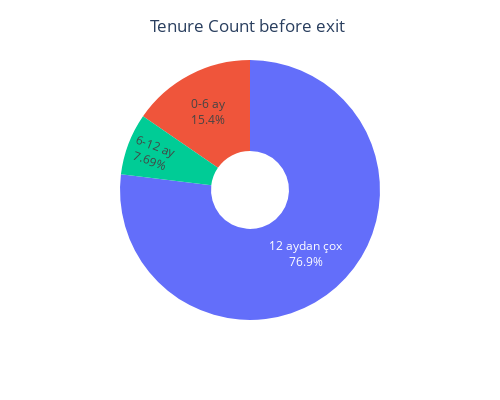

The code cell stored with this chart in its notebook:
### Code cell
import plotly.express as px

fig = px.pie(
    data_frame=df_group,
    values='EmployeeID',
    names='month_group',
    hole=0.3,
    width=500,
    height=400
)

fig.update_traces(
    textposition='inside',
    textinfo='percent+label',
    showlegend=False
)

fig.update_layout(
    title="Tenure Count before exit"
)

fig.update_layout(
    title={
        'text': "Tenure Count before exit",
        'x': 0.3,            # 0 — solda, 0.5 — mərkəzdə, 1 — sağda
        'xanchor': 'left', # başlıq sol tərəfdən yapışdırılır
        'y': 0.95,         # başlığın y koordinatı (yuxarıdan məsafə)
        'yanchor': 'top'
    }
)


fig.show()

### Figure 1 — Plotly figure (JSON) as saved in the notebook; plotly's stock layout.template omitted (floating-point values rounded to 4 significant figures)
{"data": [{"domain": {"x": [0, 1], "y": [0, 1]}, "hole": 0.3, "hovertemplate": "month_group=%{label}<br>EmployeeID=%{value}<extra></extra>", "labels": ["0-6 ay", "6-12 ay", "12 aydan çox"], "legendgroup": "", "name": "", "showlegend": false, "textinfo": "percent+label", "textposition": "inside", "type": "pie", "values": [40, 20, 200]}], "layout": {"height": 400, "legend": {"tracegroupgap": 0}, "margin": {"t": 60}, "title": {"text": "Tenure Count before exit", "x": 0.3, "xanchor": "left", "y": 0.95, "yanchor": "top"}, "width": 500}}
